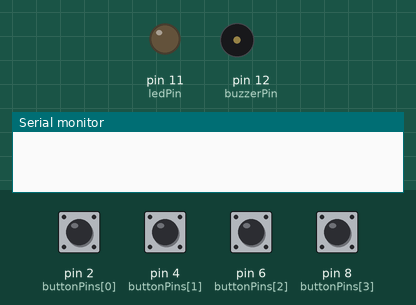
Simulated run of this sketch. Board: Arduino Uno, built with avr-gcc and run on an emulated ATmega328P. On the bench: output pins drawn as LEDs (lit = HIGH), buzzer (waves = sounding), the last lines printed to the serial monitor. Inputs (shaded band) come from the test bench; at power-on: pin 2 (buttonPins[0]), pin 4 (buttonPins[1]), pin 6 (buttonPins[2]), pin 8 (buttonPins[3]) HIGH. EEPROM starts erased.

Above: at 1.2 s.
1.3 s: pin 2 (buttonPins[0]) pulled LOW for 0.15 s
2.9 s: pin 2 (buttonPins[0]) pulsed LOW 5 times (0.12 s each, 0.3 s apart)
At 4.5 s:
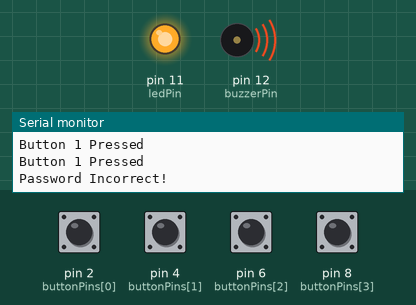
Timing chart, 0 to 6.4 s (numbered marks = the images above; inputs shaded):
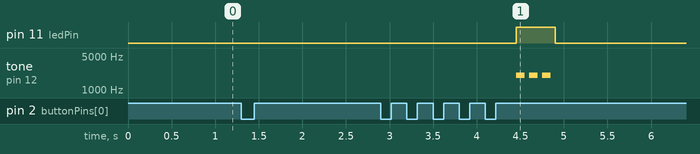

Measured:
- after the input at 2.9 s, pin 11 (ledPin): LOW → HIGH after 1.6 s, → LOW 0.45 s later; tone on pin 12 (buzzerPin): alternates 2000 Hz for 0.10 s and silent for 0.05 s, 6 changes in all, then stays silent, starting after 1.6 s

The sketch:

NEOSECURE-PasswordBased_Smart_Entry_System.ino
```cpp
#include <EEPROM.h>

const int buttonPins[4] = {2, 4, 6, 8};
const int ledPin = 11;
const int buzzerPin = 12;

int enteredPassword[4];
int index = 0;

unsigned long lastDebounceTime[4] = {0, 0, 0, 0};
const unsigned long debounceDelay = 50;
bool lastButtonState[4] = {HIGH, HIGH, HIGH, HIGH};
bool buttonState[4] = {HIGH, HIGH, HIGH, HIGH};

void setup() {
  Serial.begin(9600);

  for (int i = 0; i < 4; i++) {
    pinMode(buttonPins[i], INPUT_PULLUP);
    EEPROM.update(i, (i == 0) ? 4 : (i == 1) ? 1 : (i == 2) ? 3 : 2);  // Set password as 4, 1, 3, 2
  }

  pinMode(ledPin, OUTPUT);
  pinMode(buzzerPin, OUTPUT);
}

void loop() {
  for (int i = 0; i < 4; i++) {
    bool reading = digitalRead(buttonPins[i]);

    if (reading != lastButtonState[i]) {
      lastDebounceTime[i] = millis();
    }

    if ((millis() - lastDebounceTime[i]) > debounceDelay) {
      if (reading != buttonState[i]) {
        buttonState[i] = reading;

        if (buttonState[i] == LOW) {
          enteredPassword[index] = i + 1;
          index++;
          Serial.print("Button ");
          Serial.print(i + 1);
          Serial.println(" Pressed");
          delay(300);  // Small delay to avoid multiple entries
        }
      }
    }

    lastButtonState[i] = reading;
  }

  if (index == 4) {
    bool isCorrect = true;

    for (int i = 0; i < 4; i++) {
      if (EEPROM.read(i) != enteredPassword[i]) {
        isCorrect = false;
        break;
      }
    }

    if (isCorrect) {
      Serial.println("Password Correct!");
      tone(buzzerPin, 1000, 1000);
      digitalWrite(ledPin, LOW);
    } else {
      Serial.println("Password Incorrect!");
      digitalWrite(ledPin, HIGH);
      for (int i = 0; i < 3; i++) {
        tone(buzzerPin, 2000, 100);
        delay(150);
      }
      digitalWrite(ledPin, LOW);
    }

    delay(2000);
    index = 0;
  }
}
```
